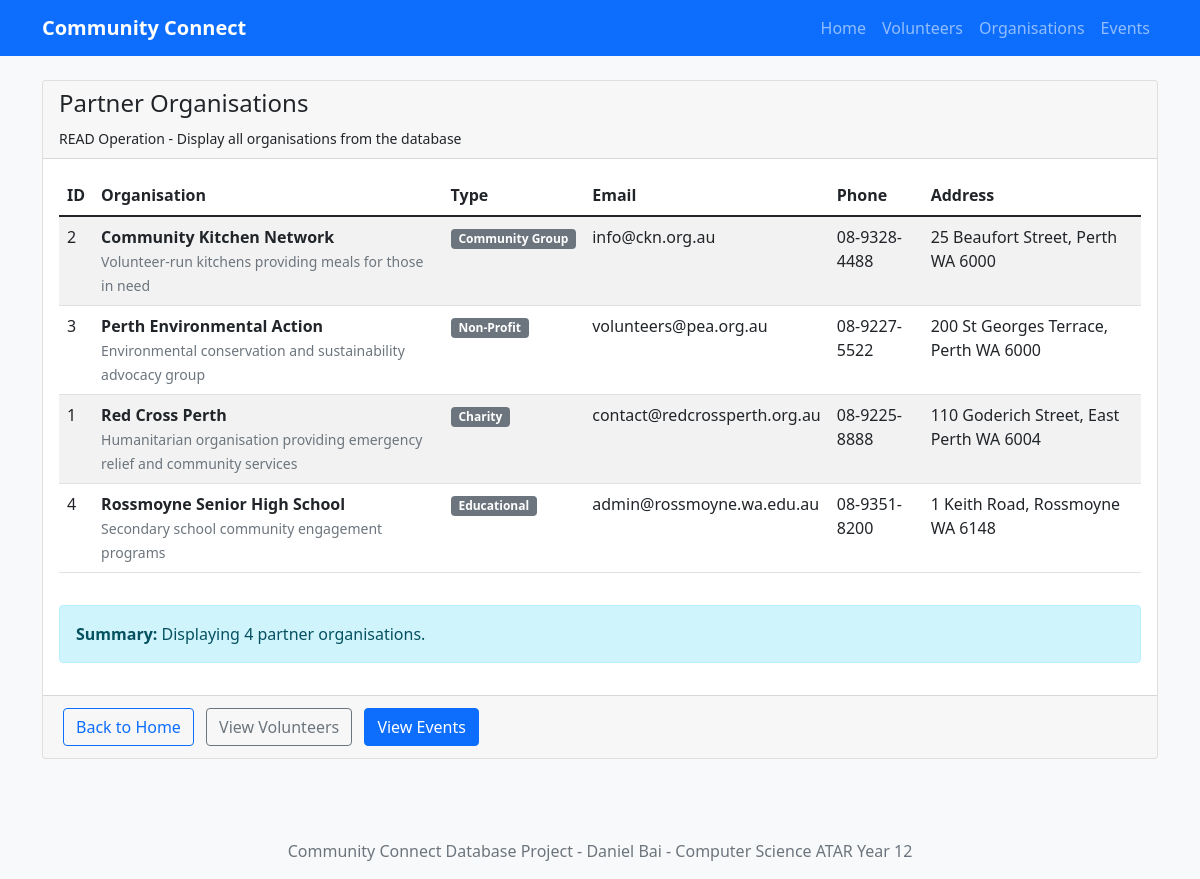
The app's page /organisations, older data.
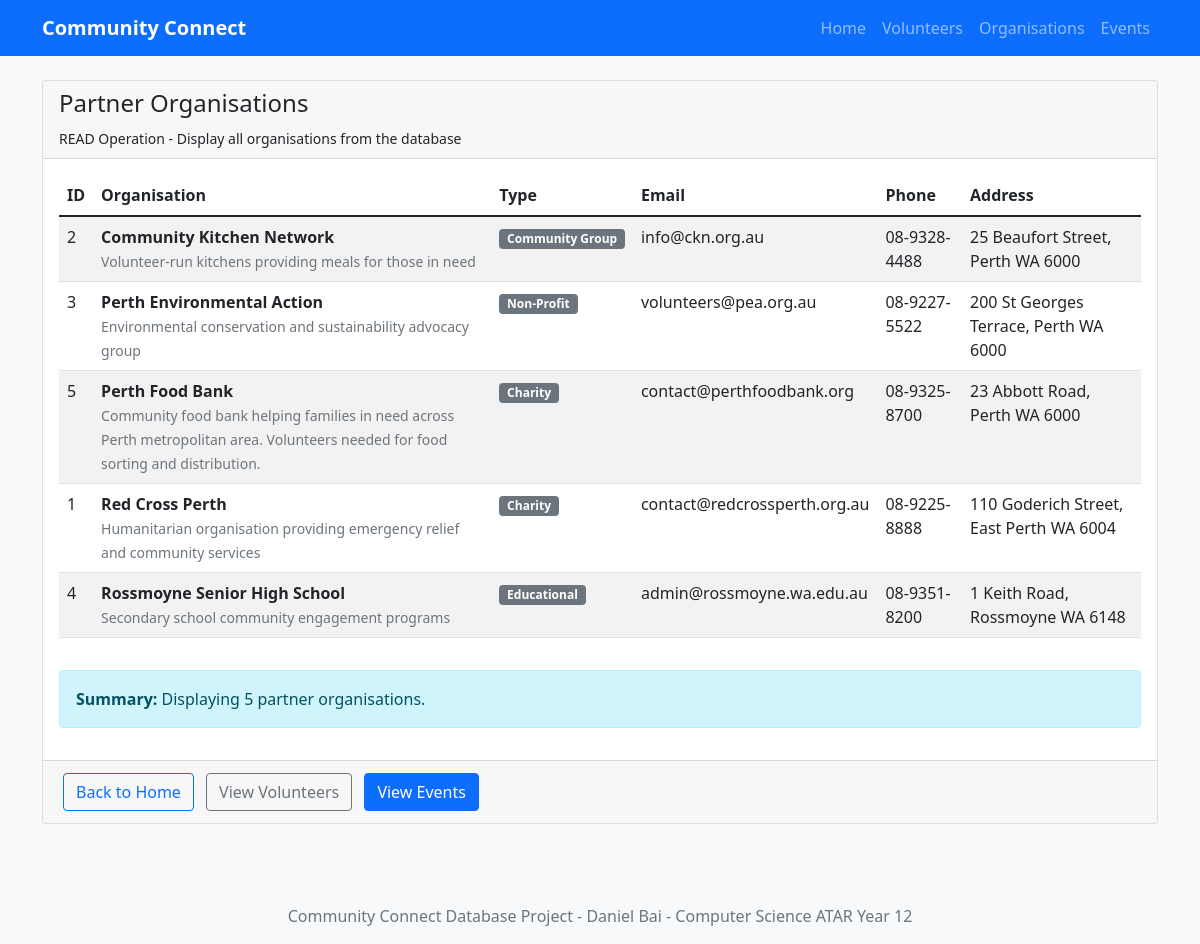
The same page, newer data.
### tables this page shows
CREATE TABLE ORGANISATION (
    org_id INTEGER PRIMARY KEY AUTOINCREMENT,
    org_name TEXT NOT NULL UNIQUE CHECK(LENGTH(org_name) > 0),
    contact_email TEXT NOT NULL CHECK(contact_email LIKE '%@%.%'),
    phone TEXT NOT NULL CHECK(LENGTH(phone) >= 10),
    address TEXT NOT NULL CHECK(LENGTH(address) > 0),
    org_type TEXT NOT NULL CHECK(org_type IN ('Charity', 'Community Group', 'Non-Profit', 'Government', 'Educational')),
    description TEXT
);

### app.py (the view)
@app.route('/organisations')
def view_organisations():
    organisations = get_all_organisations()
    if organisations is None:
        flash('Error retrieving organisations from database', 'error')
        organisations = []
    return render_template('view_organisations.html', organisations=organisations)

### database.py (called while the page is built)
def get_db_connection():
    try:
        db_path = os.path.join(os.path.dirname(os.path.abspath(__file__)), DATABASE_NAME)
        conn = sqlite3.connect(db_path)
        conn.row_factory = sqlite3.Row  # Enable column access by name
        conn.execute('PRAGMA foreign_keys = ON')
        return conn
    except sqlite3.Error as e:
        print(f"Database connection error: {e}")
        return None

def execute_query(query, params=None, fetch=False):
    conn = get_db_connection()
    if conn is None:
        return None
    try:
        cursor = conn.cursor()
        if params:
            cursor.execute(query, params)
        else:
            cursor.execute(query)
        if fetch:
            results = cursor.fetchall()
            conn.close()
            return results
        else:
            rows_affected = cursor.rowcount
            conn.commit()
            conn.close()
            return rows_affected
    except sqlite3.Error as e:
        print(f"Database query error: {e}")
        conn.close()
        return None

### templates/view_organisations.html (shortened to what this page needs)
{% extends "base.html" %}
{% block content %}
<div class="row">
    <div class="col-12">
        <div class="card">
            <div class="card-header">
                <h4>Partner Organisations</h4>
                <small>READ Operation - Display all organisations from the database</small>
            </div>
            <div class="card-body">
                {% if organisations %}
                    <div class="table-responsive">
                        <table class="table table-striped">
                            <thead>
                                <tr>
                                    <th>ID</th>
                                    <th>Organisation</th>
                                    <th>Type</th>
                                    <th>Email</th>
                                    <th>Phone</th>
                                    <th>Address</th>
                                </tr>
                            </thead>
                            <tbody>
                                {% for org in organisations %}
                                <tr>
                                    <td>{{ org.org_id }}</td>
                                    <td>
                                        <strong>{{ org.org_name }}</strong>
                                        {% if org.description %}
                                            <br><small class="text-muted">{{ org.description }}</small>
                                        {% endif %}
                                    </td>
                                    <td>
                                        <span class="badge bg-secondary">{{ org.org_type }}</span>
                                    </td>
                                    <td>{{ org.contact_email }}</td>
                                    <td>{{ org.phone }}</td>
                                    <td>{{ org.address }}</td>
                                </tr>
                                {% endfor %}
                            </tbody>
                        </table>
                    </div>
                    <div class="alert alert-info mt-3">
                        <strong>Summary:</strong> Displaying {{ organisations|length }} partner organisation{{ 's' if organisations|length != 1 else '' }}.
                    </div>
                {% else %}
                    <div class="alert alert-warning">
                        <strong>No Organisations Found:</strong> There are currently no partner organisations in the database.
                    </div>
                {% endif %}
            </div>
            <div class="card-footer">
                <a href="{{ url_for('index') }}" class="btn btn-outline-primary">Back to Home</a>
                <a href="{{ url_for('view_volunteers') }}" class="btn btn-outline-secondary">View Volunteers</a>
                <a href="{{ url_for('view_events') }}" class="btn btn-primary">View Events</a>
            </div>
        </div>
    </div>
</div>
{% endblock %}

Row changes from the older to the newer data that the page shows:
added ORGANISATION: org_id "5", org_name "Perth Food Bank", description "Community food bank helping families in need across Perth metropolitan area. Volunteers needed for food sorting and distribution.", org_type "Charity", contact_email "contact@perthfoodbank.org", phone "08-9325-8700", address "23 Abbott Road, Perth WA 6000"
Text that changed along with them:
{{ organisations|length }}: "4" → "5"
